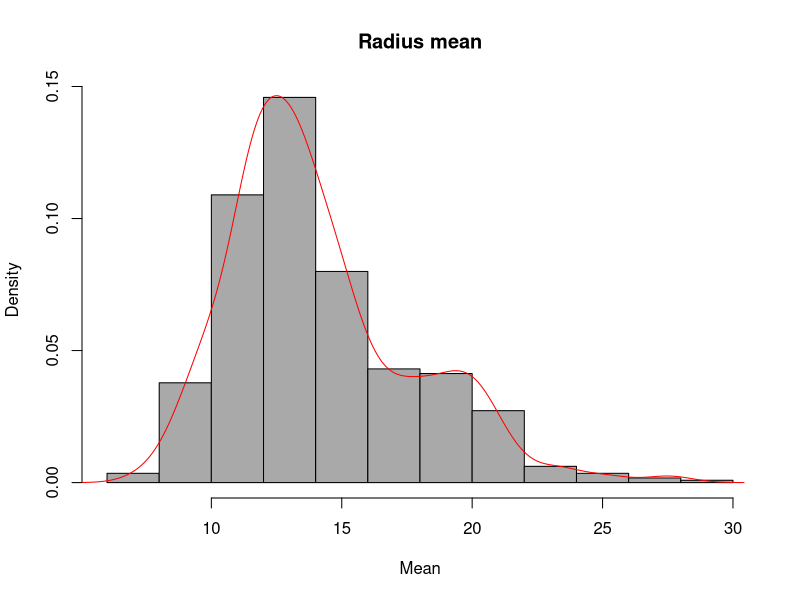
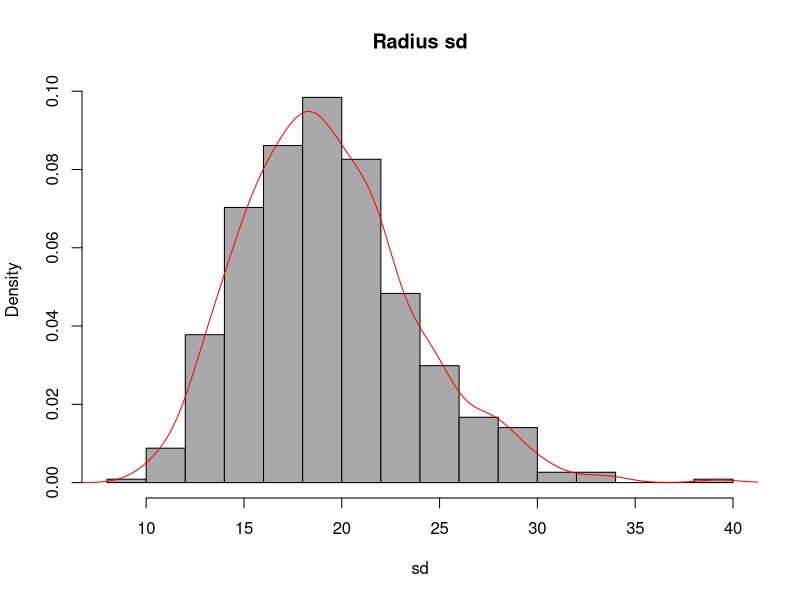
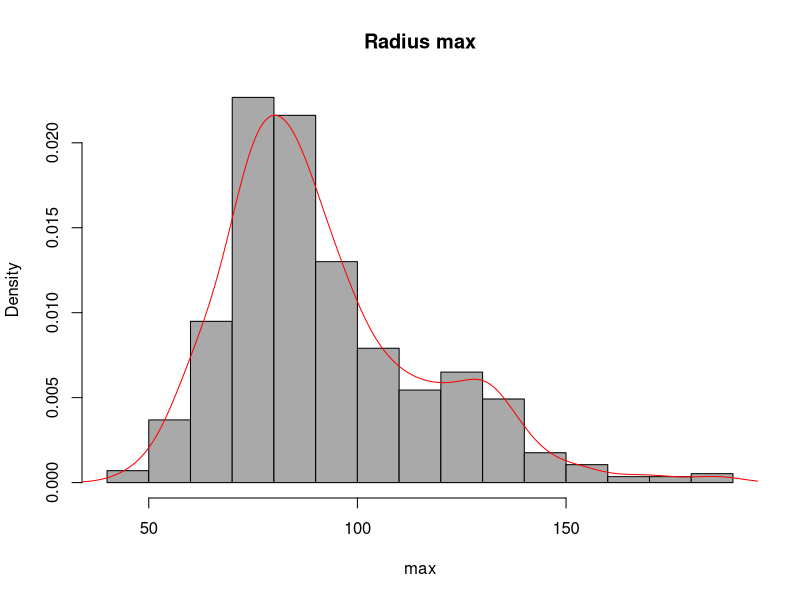
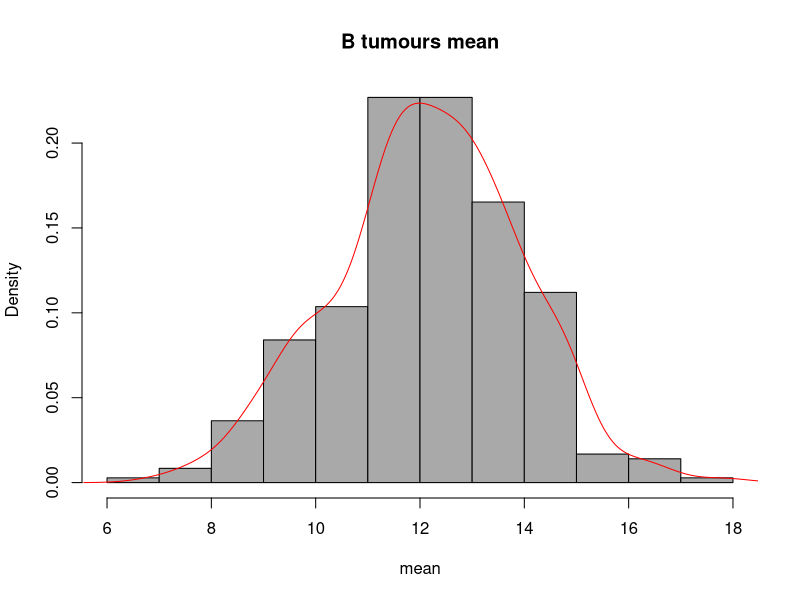
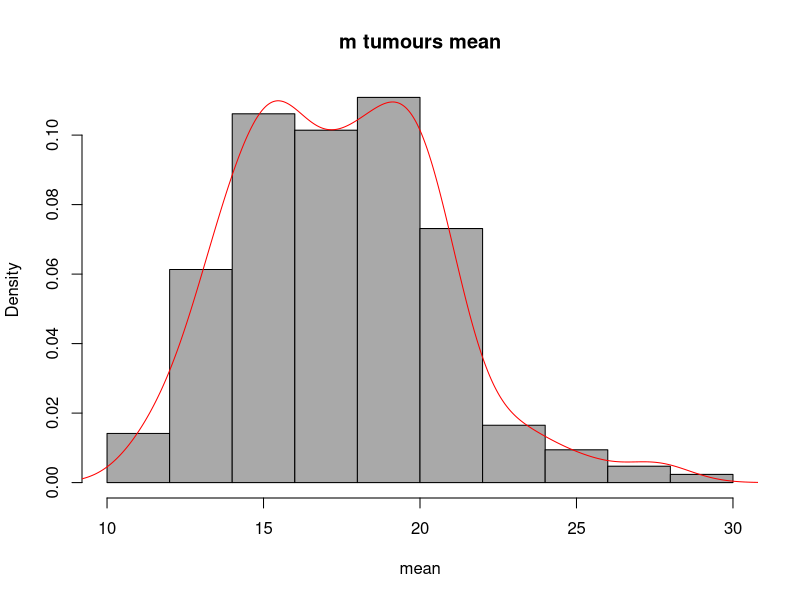

Here is the R script that generated these plots, in order:
## ---- chunk 1
new.diamonds <- c(0.46, 0.61, 0.52, 0.48, 0.57, 0.54)
## ---- chunk 2
t.test(new.diamonds, mu=0.5, alternative="greater", conf.level = 0.99)
## ---- chunk 3
df <- read.csv("BreastCancer_Wisconsin.csv")
head(df)
## ---- chunk 4
summary(df)
## ---- chunk 5
# Changing diagnosis from a character type to a Factor
df$diagnosis <- as.factor(df$diagnosis)
summary(df$diagnosis)
## ---- chunk 6
hist(df$radius.mean, 
     main="Radius mean", 
     xlab="Mean", 
     col="darkgray",
     prob = TRUE
     )
lines(density(df$radius.mean), col = "red") 
## ---- chunk 7
hist(df$radius.sd, 
     main="Radius sd", 
     xlab="sd", 
     col="darkgray",
     prob = TRUE
     )
lines(density(df$radius.sd), col = "red") 
## ---- chunk 8
hist(df$radius.max, 
     main="Radius max", 
     xlab="max", 
     col="darkgray",
     prob = TRUE
     )
lines(density(df$radius.max), col = "red") 
## ---- chunk 9
shapiro.test(df$radius.mean)
## ---- chunk 10
shapiro.test(df$radius.sd)
## ---- chunk 11
shapiro.test(df$radius.max)
## ---- chunk 12
357/length(df$diagnosis)
## ---- chunk 13
prop.test(357,length(df$diagnosis), p=0.6,alternative = "two.sided")
## ---- chunk 14
summary(df$radius.mean)
## ---- chunk 15
b.tumours<-subset(df,df$diagnosis=="B")
m.tumours<-subset(df,df$diagnosis=="M")
## ---- chunk 16
t.test(b.tumours$radius.mean,m.tumours$radius.mean, alternative = "two.sided")

## ---- chunk 17
hist(b.tumours$radius.mean, 
     main="B tumours mean", 
     xlab="mean", 
     col="darkgray",
     prob = TRUE
     )
lines(density(b.tumours$radius.mean), col = "red")
## ---- chunk 18
hist(m.tumours$radius.mean, 
     main="m tumours mean", 
     xlab="mean", 
     col="darkgray",
     prob = TRUE
     )
lines(density(m.tumours$radius.mean), col = "red")
## ---- chunk 19
shapiro.test(b.tumours$radius.mean)
## ---- chunk 20
shapiro.test(m.tumours$radius.mean)
## ---- chunk 21
wilcox.test(b.tumours$radius.mean, m.tumours$radius.mean)
## ---- chunk 22
prop.test(357, length(df$diagnosis), conf.level = 0.95)
